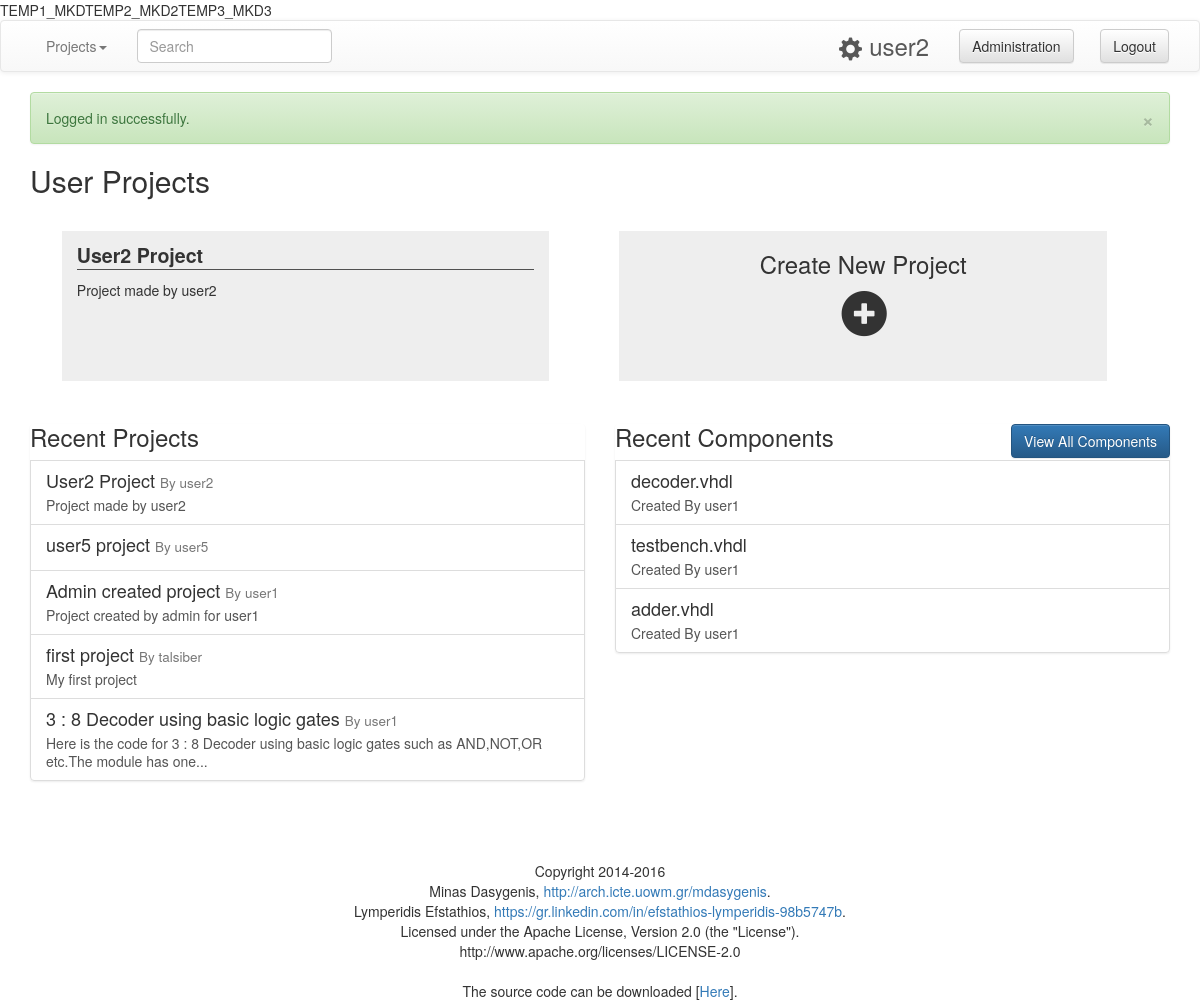
The page / (signed in) on the database its author committed.
### tables this page shows
CREATE TABLE `projects` (
  `id` int(11) NOT NULL,
  `name` varchar(50) NOT NULL,
  `description` text NOT NULL,
  `short_code` varchar(50) NOT NULL,
  `public` tinyint(1) NOT NULL DEFAULT '1'
);

CREATE TABLE `users` (
  `id` int(11) NOT NULL,
  `username` varchar(25) NOT NULL,
  `password` varchar(32) NOT NULL,
  `type` int(1) NOT NULL DEFAULT '0',
  `email` varchar(50) NOT NULL,
  `telephone` bigint(10) DEFAULT NULL,
  `activated` tinyint(1) NOT NULL DEFAULT '0',
  `activ_code` int(6) NOT NULL,
  `theme` tinyint(1) NOT NULL DEFAULT '0',
  `available_space` int(6) NOT NULL DEFAULT '20'
);

CREATE TABLE `libraries` (
  `id` int(11) NOT NULL,
  `name` varchar(50) NOT NULL,
  `approved` tinyint(1) NOT NULL DEFAULT '0',
  `owner_id` int(11) NOT NULL,
  `file_id` int(11) NOT NULL,
  `version` smallint(4) NOT NULL DEFAULT '1',
  `pending_suggestion` tinyint(1) NOT NULL DEFAULT '0',
  `rating` float NOT NULL DEFAULT '0',
  `rating_count` int(10) NOT NULL DEFAULT '0',
  `downloads` int(10) NOT NULL DEFAULT '0'
);

### index.php (called while the page is built, shortened)
<?php
include('loader.php');
$allowed_action=false;
if( (isset($_SESSION['vhdl_user']['loged_in']) && $_SESSION['vhdl_user']['loged_in']==1) || $allowed_action==true ){
	if( isset($_GET['action']) ){
		$included_file = $_GET['action'].'.php';
	}else{
		if($_SESSION['vhdl_user']['id'] == '0'){
			$included_file='loggedin_sid.php';
		}else{
			$included_file='loggedin.php';
		}
	}
}else{
	$included_file='loggedout.php';
}
include('theme/header.php');
$messages->display_msg($_SESSION['vhdl_msg']);
include('pages/'.$included_file);
include('theme/footer.php');
if(isset($_GET)){
	var_dump($_GET);
}
if(isset($_POST)){
	var_dump($_POST);
}
if(isset($_SESSION)){
	var_dump($_SESSION);
}
?>

### classes/User.php (called while the page is built, shortened)
<?php
class User {
	public function __construct($vhdl_user){
		$this->username = $vhdl_user['username'];
		$this->id = $vhdl_user['id'];
		$this->type = $vhdl_user['type'];
	}
}
?>

### classes/Database.php (called while the page is built, shortened)
<?php
class Database {
	public $conn;
	public function __construct(){
		$db_host="localhost";
		$db_username="root";
		$db_password="";
		$db_name="vhdl_compiler";
		try{
			$this->conn = new PDO("mysql:host=$db_host;dbname=$db_name;charset=utf8",$db_username,$db_password);
		}
			catch(PDOException $pe){
			die('Connection error:' . $pe->getmessage());
		}
	}
	public function get_user_projects($user_id) {
		$query = "SELECT projects.* FROM projects_editors INNER JOIN projects ON projects_editors.project_id = projects.id WHERE projects_editors.user_id = '".$user_id."' AND user_type='1'";
		$statement = $this->conn->prepare($query);
		$statement->execute();
		return $statement->fetchAll();
	}
	public function get_latest_projects($num) {
		$query = "SELECT projects.*, users.username as owner FROM projects JOIN projects_editors ON projects.id = projects_editors.project_id JOIN users ON users.id = projects_editors.user_id WHERE projects_editors.user_type = '1' AND projects.public = '1' ORDER BY projects.id DESC LIMIT ".$num;
		$statement = $this->conn->prepare($query);
		$statement->execute();
		return $statement->fetchAll();
	}
	public function get_latest_libraries($name,$num,$begin) {
		$query = "SELECT libraries.*, users.username as owner FROM libraries JOIN users ON libraries.owner_id = users.id WHERE name LIKE '".$name."%' AND libraries.approved='1' ORDER BY libraries.id DESC LIMIT ".$num.",".$begin;
		$statement = $this->conn->prepare($query);
		$statement->execute();
		return $statement->fetchAll();
	}
}
?>

### classes/General.php (called while the page is built, shortened)
<?php
class General {
	public function fix_string_length($string){
		if( strlen($string) >105 ){
			$output = substr($string,0,105);
			$output = substr($output,0, strrpos($output,' ') )."...";
		}else{
			$output = $string;
		}
		return $output;
	}
}
?>

### pages/extra/list-new-projects.php (the view, shortened to what this page needs)
<?php
	$projects = $db->get_latest_projects(5);
?>
<div class="list-group">
	<h3>Recent Projects</h3>
	<?php
	foreach($projects as $project){
		$description = $gen->fix_string_length($project['description']);
		$link_project = $BASE_URL."/project/".$project['owner']."/".$project['short_code'];
	?>
		<a href="<?php echo $link_project; ?>" class="list-group-item">
			<h4 class="list-group-item-heading">
				<?php echo $project['name']; ?>
				<small> By <?php echo $project['owner']; ?></small>
			</h4>
			<p class="list-group-item-text"><?php echo $description; ?></p>
		</a>
	<?php } ?>
</div>

### loader.php (shortened to what this page needs)
<?php
$JOBDIRECTORY="/tmp/jobs/";
$STATUSDIR="/tmp/status/";
$protocol = (!empty($_SERVER['HTTPS']) && $_SERVER['HTTPS'] !== 'off' || $_SERVER['SERVER_PORT'] == 443) ? "https://" : "http://";
$BASE_URL = $protocol.$_SERVER['SERVER_NAME']."/vhdl";
if ( ! file_exists($JOBDIRECTORY) ) { mkdir($JOBDIRECTORY,0777,true); echo "TEMP2_MKD2"; }
if ( ! file_exists($STATUSDIR) ) { mkdir($STATUSDIR,0777,true); echo "TEMP3_MKD3"; }
require_once('classes/Database.php');
require_once('classes/Messages.php');
require_once('classes/User.php');
require_once('classes/General.php');
$db = new Database;
$gen = new General;
if( isset($_SESSION['vhdl_user']) ){
	$user = new User($_SESSION['vhdl_user']);
}
?>

### theme/header.php (shortened to what this page needs)
<!DOCTYPE html PUBLIC "-//W3C//DTD XHTML 1.0 Transitional//EN" "http://www.w3.org/TR/xhtml1/DTD/xhtml1-transitional.dtd">
<html xmlns="http://www.w3.org/1999/xhtml">
<head>
	<link rel="stylesheet" type="text/css" href="<?php echo $BASE_URL ?>/theme/bootstrap/bootstrap.min.css">
	<link rel="stylesheet" type="text/css" href="<?php echo $BASE_URL ?>/theme/bootstrap/bootstrap-theme.min.css">
	<link rel="stylesheet" type="text/css" href="<?php echo $BASE_URL ?>/theme/css/style.css" media="screen" />
</head>
<body>
	<?php require('nav-bar.php'); ?>
	<div class="container">

### theme/nav-bar.php (shortened to what this page needs)
<nav class="navbar navbar-default navbar-top">
	<div class="container-fluid">
		<div class="collapse navbar-collapse pull-left" id="navbar-header">
			<ul class="nav navbar-nav">
				<li class="dropdown">
				  <a id="search-nav-dropdown" href="javascript:void(0)" class="dropdown-toggle" data-toggle="dropdown">Projects<span class="caret"></span></a>
				</li>
				<li class="navbar-form">
					<input type="text" class="form-control nav-search-typeahead" autocomplete="off" placeholder="Search" id="nav-search">
				</li>
			</ul>
		</div>
		<div class="navbar-user pull-right">
			<?php if(isset($_SESSION['vhdl_user']['loged_in']) && $_SESSION['vhdl_user']['loged_in']==1){ ?>
				<form class="navbar-form pull-right" role="logout" method="post" action="">
					<button type="submit" class="btn btn-default" name="post_action" value="logout">Logout</button>
				</form>
				<div class="navbar-form pull-left nav-home">
					<a href="<?php echo $BASE_URL; ?>/settings" title="Settings"><span class="glyphicon glyphicon-cog top-5"></span></a>
					<a href="<?php echo $BASE_URL; ?>" ><?php echo $_SESSION['vhdl_user']['username']; ?></a>
				</div>
				<?php if($user->type=='1'){ ?>
					<form class="navbar-form pull-right admin-nav-form" method="post" action="<?php echo $BASE_URL; ?>/admin">
						<button type="submit" class="btn btn-default" >Administration</button>
					</form>
				<?php } ?>
			<?php }else{ ?>
				<div class="navbar-form pull-left nav-home">
					<a href="<?php echo $BASE_URL; ?>" >Home</a>
				</div>
			<?php } ?>
		</div>
	</div>
   </nav>

### classes/Messages.php (shortened to what this page needs)
<?php
class Messages {
	public function display_msg($msg_codes_array) {
		foreach($msg_codes_array as $msg_id){
			echo '<div class="alert alert-'.$this->messages[$msg_id][1].'">'
   					.'<a href="#" class="close" data-dismiss="alert" aria-label="close">&times;</a>'
    				.$this->messages[$msg_id][0]
				.'</div>';
		}
	}
}
?>

### pages/loggedin.php (shortened to what this page needs)
<?php
if($_SESSION['vhdl_user']['activated']==1){
	require('pages/extra/list-user-projects.php');
}else{
	require('pages/activation.php');
}
?>
<div class="row">
	<div class="col-sm-6">
		<?php require('pages/extra/list-new-projects.php'); ?>
	</div>
	<div class="col-sm-6">
		<?php require('pages/extra/list-new-libraries.php'); ?>
	</div>
</div>

### pages/extra/list-user-projects.php (shortened to what this page needs)
<?php
	$projects = $db->get_user_projects($user->id);
	$proj_num = count($projects)+1;
	$last_row = $proj_num % 3;
	if($last_row!=0){
		$last_row_size = (12 / $last_row)-1;
	}else{
		$last_row_size = 11;
	}
	$j=1;
?>
<h2>User Projects</h2>
	<?php
		$i=0;
		$size='col-sm-3';
		echo '<div class="row">';
		foreach ($projects as $project) {
			$thresshold = $last_row+$j;
			$description = $gen->fix_string_length($project['description']);
			if( $thresshold <= $proj_num){
				$size='col-sm-3';
			}else{
				$size='col-sm-'.$last_row_size." center-tile-".$last_row_size;
			}
			$i++;
			echo "<div class='".$size." square-tiles' onclick='window.location=\"".$BASE_URL."/project/".$user->username."/".$project['short_code']."\";'>";
			echo "<div class='header'>".$project['name']."</div>";
			echo "<p>".$description."</p>";
			echo "</div>";
			$j++;
		}
		$thresshold = $last_row+$j;
		if( $thresshold <= $proj_num){
			$size='col-sm-3';
		}else{
			$size='col-sm-'.$last_row_size." center-tile-".$last_row_size;
		}
		if($i<=3){
			echo "<div class='".$size." square-tiles' onclick='window.location=\"".$BASE_URL."/create-project\";'><center>";
			echo "<h3>Create New Project</h3>";
			echo '<span class="glyphicon glyphicon-plus-sign pointer very-strong" aria-hidden="true"></span></center></div></div>';
		}else{
			echo "<div class='row'><div class='".$size." square-tiles' onclick='window.location=\"".$BASE_URL."/create-project\";'><center>";
			echo "<h3>Create New Project</h3>";
			echo '<span class="glyphicon glyphicon-plus-sign pointer very-strong" aria-hidden="true"></span></center></div></div></div>';
		}
	?>

### pages/extra/list-new-libraries.php (shortened to what this page needs)
<?php
	$libraries = $db->get_latest_libraries("",0,5);
?>
<div class="list-group">
	<a href='<?php echo $BASE_URL; ?>/libraries' class="btn btn-primary btn-outline pull-right" role="button">View All Components </a>
	<h3>Recent Components</h3>
	<?php
	foreach($libraries as $library){
		$link_library = $BASE_URL."/libraries/".$library['name'];
	?>
		<a href="<?php echo $link_library; ?>" class="list-group-item">
			<h4 class="list-group-item-heading">
				<?php echo $library['name']; ?>
			</h4>
			<p class="list-group-item-text"> Created By <?php echo $library['owner']; ?></p>
		</a>
	<?php } ?>
</div>

### theme/footer.php (shortened to what this page needs)
			<br /><br /><br />
			<div class="footer">
				<div id="copyright">
					<center>
					Copyright 2014-2016<br/>
					Minas Dasygenis, <a href="http://arch.icte.uowm.gr/mdasygenis">http://arch.icte.uowm.gr/mdasygenis</a>.<br />
					Lymperidis Efstathios, <a href="https://gr.linkedin.com/in/efstathios-lymperidis-98b5747b">https://gr.linkedin.com/in/efstathios-lymperidis-98b5747b</a>.<br />
					Licensed under the Apache License, Version 2.0 (the "License").<br />
					http://www.apache.org/licenses/LICENSE-2.0<br />
					</center>
				</div>
				<br />
				<div id="download">
					<center>The source code can be downloaded [<a href="https://github.com/Stathislyb/hdl-compiler">Here</a>].</center>
				</div>
			</div>
		</div>
</body>
</html>

### theme/css/style.css (style rules this page uses)
.square-tiles { background-color: #eee; margin: 2%; height: 150px; cursor:pointer; overflow-y: hidden; min-width: 29%; }
.square-tiles .header { font-size: 1.4em; font-weight: bold; margin: 10px 0 10px 0; border-bottom: 1px solid #505050; }
.center-tile-5 { margin-left:4%; }
.pointer { cursor:pointer; }
.very-strong { font-weight: bold; font-size: 45px; margin-top: 5px; }
.nav-home { font-size: x-large; }
.nav-home a { color:#585858; }
.top-5 { top: 5px; }
.admin-nav-form { max-width: 141px; }

### rows shown on the page
projects: name "User2 Project", description "Project made by user2", users.username "user2"
projects: name "user5 project", users.username "user5"
projects: name "Admin created project", users.username "user1", description "Project created by admin for user1"
projects: name "first project", users.username "talsiber", description "My first project"
projects: name "3 : 8 Decoder using basic logic gates", users.username "user1", description "Here is the code for 3 : 8 Decoder using basic logic gates such as AND,NOT,OR etc.The module has one..."
libraries: name "decoder.vhdl", owner.username "user1"
libraries: name "testbench.vhdl", owner.username "user1"
libraries: name "adder.vhdl", owner.username "user1"

### other values the page prints
$_SESSION['vhdl_user']['username'] "user2"
$this->messages[$msg_id][0] "Logged in successfully."
